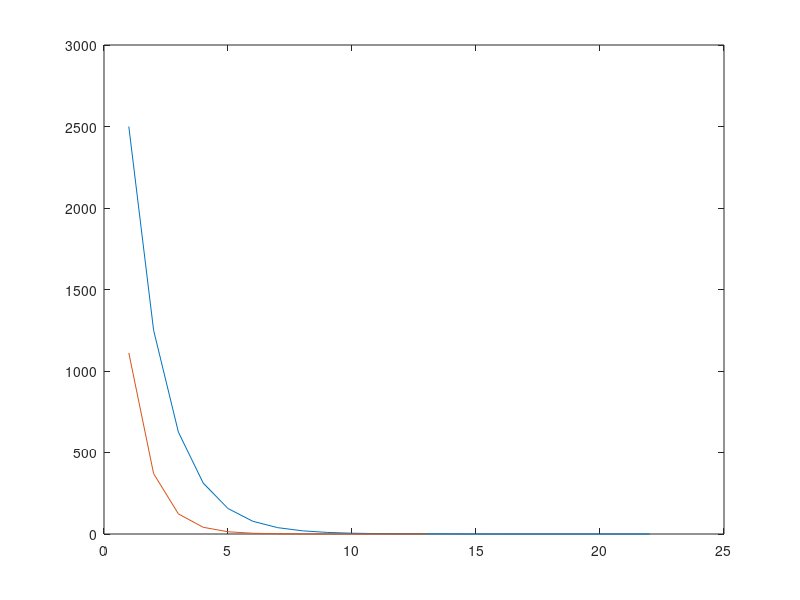
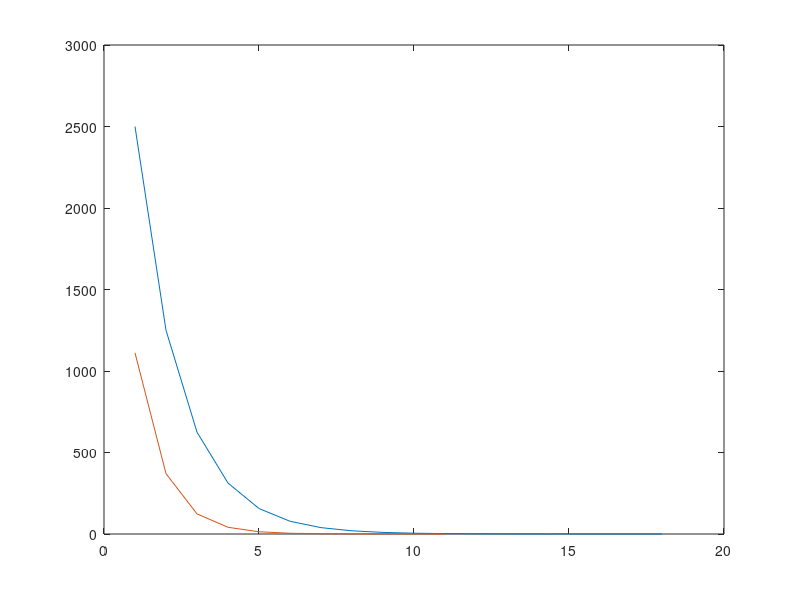
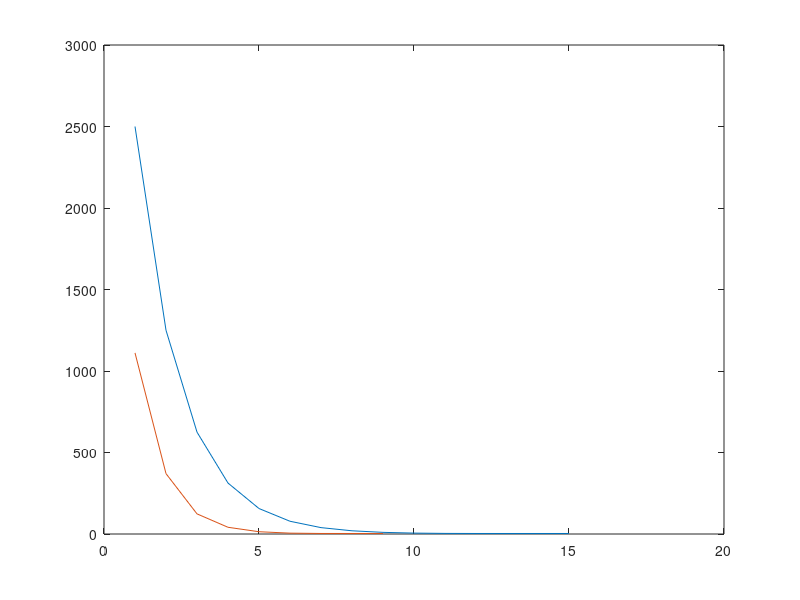
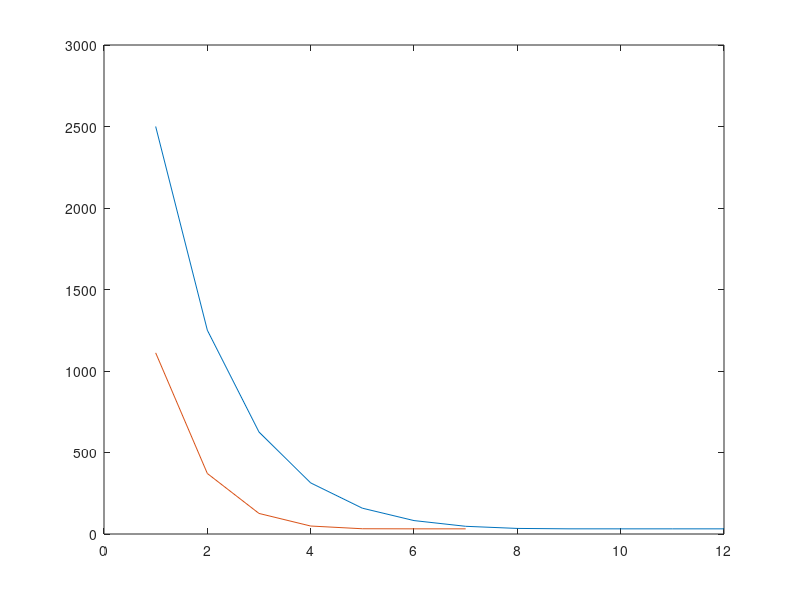

MATLAB code to generate these figures, in order:
clear;clc;

%a = -1; b = 1; 
x = 10000;
fa = @(r, y) .5*(y + r/y);
fb = @(r, y) (y*(y^2 + 3*r))/(3*y^2+r);
e1 = 10^-14; e2 = 10^-6;
R = [.001 .1 10 1000];
xamap = []; xbmap = [];

fprintf('Problem 6 1\n\n');

for i = R
    xamap = []; xbmap = [];
    iter = 0;
    xainit = fa(i, x);
    xa = fa(i, xainit);
    xbinit = fb(i, x);
    xb = fb(i, xbinit);
    fprintf('a\n');
    for j = 1:100000
        xa = fa(i, xainit);
        if abs(xa - xainit) < e1
            break
        end
        xamap = [xamap, xa];
        fprintf('iter: %.3d\t  x = %d\t  fx = %g\t  r = %g\n', iter, x, xa, i);
        xainit = xa;
        iter = iter + 1;
        
    end
    fprintf('b\n')
    iter = 0;
    for j = 1:100000
        xb = fb(i, xbinit);
        if abs(xb - xbinit) < e1
            break
        end
        xbmap = [xbmap, xb];
        fprintf('iter: %.3d\t  x = %d\t  fx = %g\t  r = %g\n', iter, x, xb, i);
        xbinit = xb;
        iter = iter + 1;
        
    end
    fprintf('\n');
    figure();
    plot(xamap)
    hold on
    plot(xbmap)
    hold off
end

fprintf('Problem 6 2\n\n');

for i = R
    xamap = []; xbmap = [];
    iter = 0;
    xainit = fa(i, x);
    xa = fa(i, xainit);
    xbinit = fb(i, x);
    xb = fb(i, xbinit);
    fprintf('a\n');
    for j = 1:100000
        xa = fa(i, xainit);
        if abs(xa - xainit) < e2
            break
        end
        xamap = [xamap, xa];
        fprintf('iter: %.3d\t  x = %d\t  fx = %g\t  r = %g\n', iter, x, xa, i);
        xainit = xa;
        iter = iter + 1;
        
    end
    fprintf('b\n');
    iter = 0;
    for j = 1:100000
        xb = fb(i, xbinit);
        if abs(xb - xbinit) < e2
            break
        end
        xbmap = [xbmap, xb];
        fprintf('iter: %.3d\t  x = %d\t  fx = %g\t  r = %g\n', iter, x, xb, i);
        xbinit = xb;
        iter = iter + 1;
        
    end
    fprintf('\n');
    figure();
    plot(xamap)
    hold on
    plot(xbmap)
    hold off
end
    
    
    